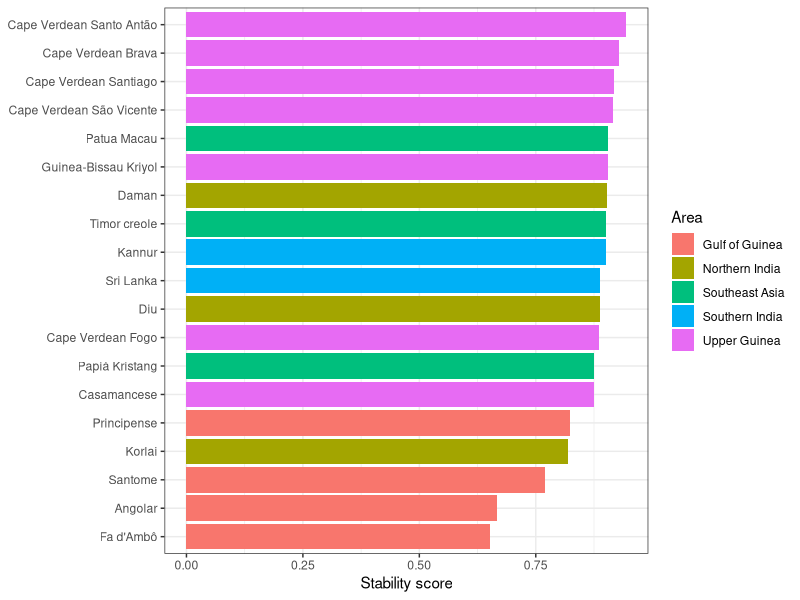
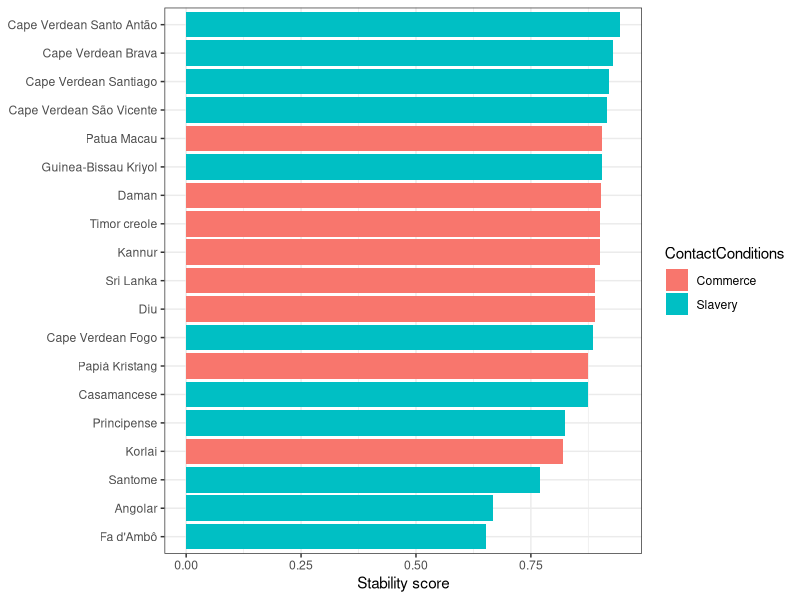
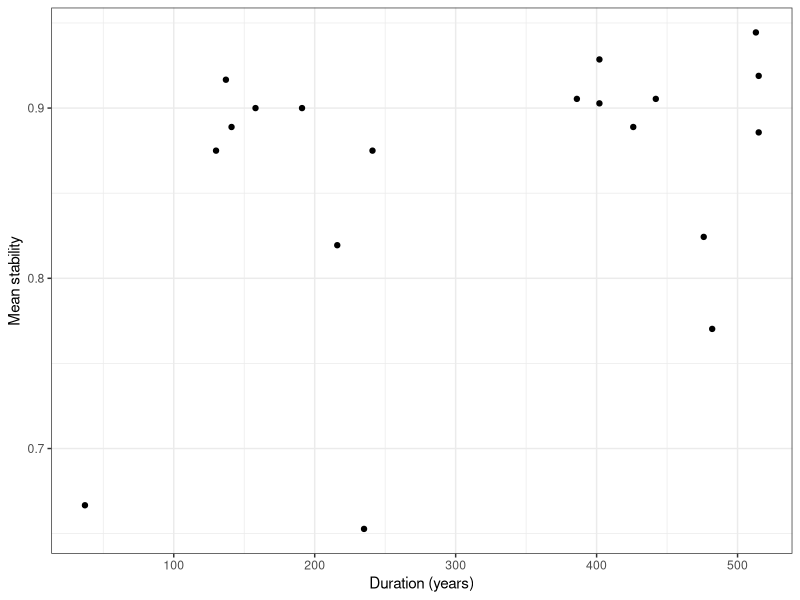
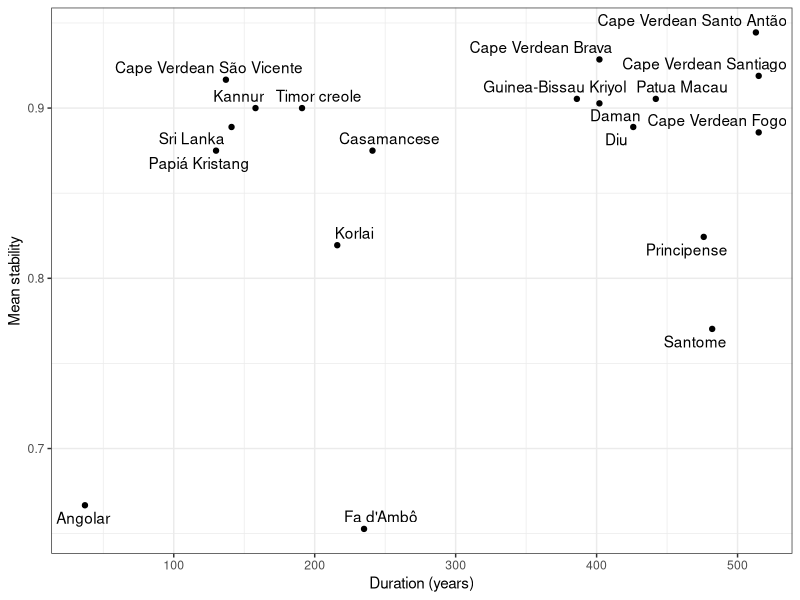
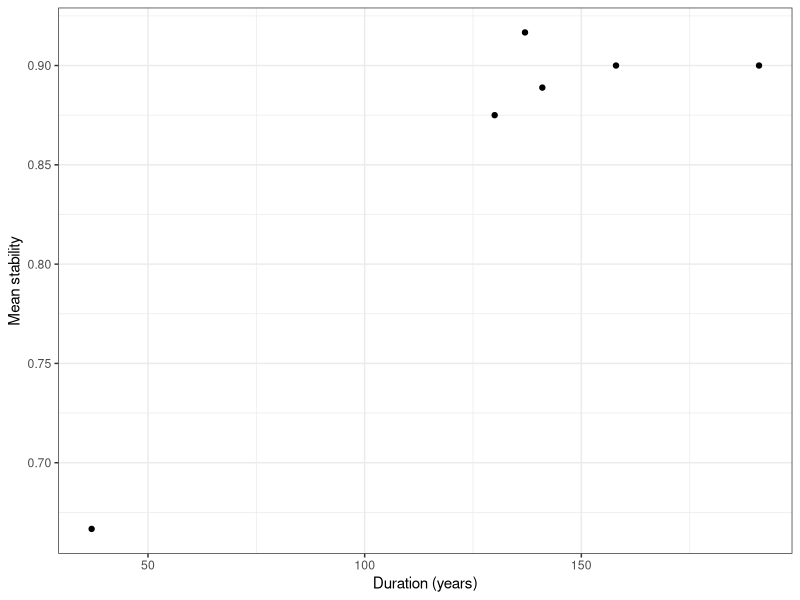
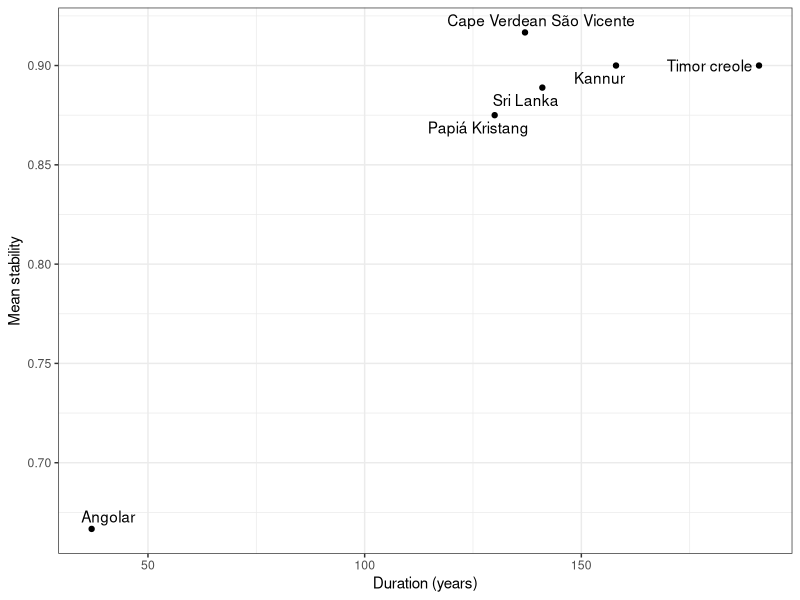
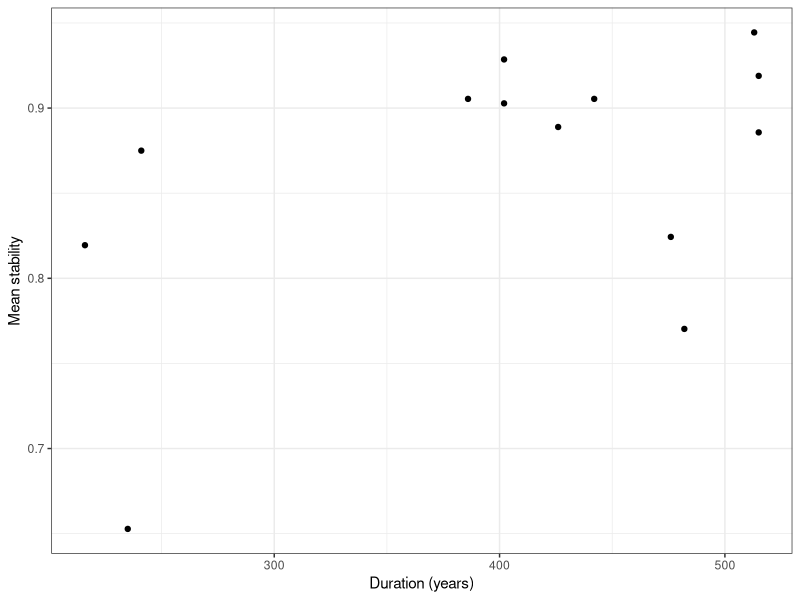
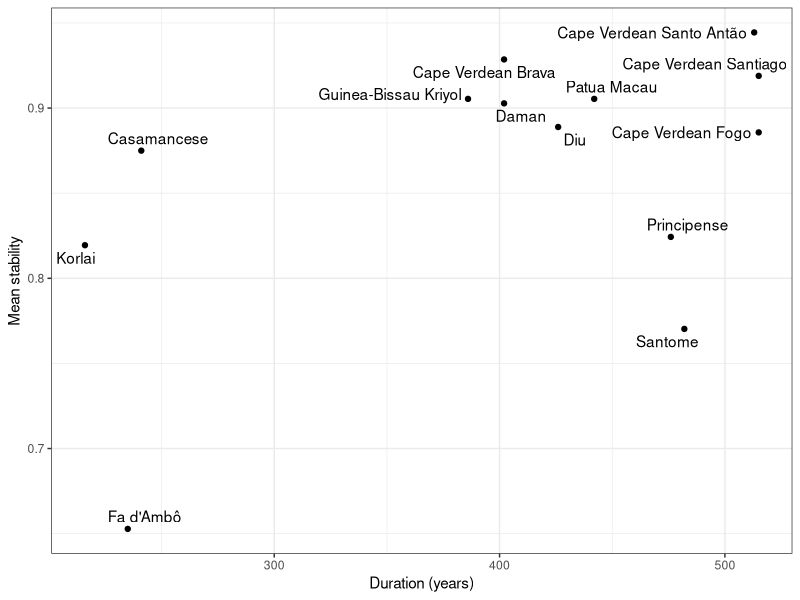

Write R code to recreate these figures, in order. (Note: this script raises an error after producing the figures.)
## ---- chunk 1
library(tidyverse)
library(knitr)
library(ggrepel)

# Set the theme for all figures
theme_set(theme_bw())
## ---- chunk 2
database <- read_csv("database.csv")
## ---- chunk 3
database %>%
  head() %>%
  kable()
## ---- chunk 4
database$duration <- database$`EndOfInfluence` - database$`FirstMajorSettlement`
## ---- chunk 5
database <- mutate(database, GlobalStability = (PlaceStability + MannerStability) / 2)
## ---- chunk 6
database <- database %>% 
  mutate(duration_group = ifelse(duration <= 200, "short", "long"))
## ---- chunk 7
database <- database %>% 
  mutate(categorical_stability = ifelse(PlaceStability == 1 & MannerStability == 1, "no manner/no place", NA))

database <- database %>% 
  mutate(categorical_stability = ifelse(PlaceStability == 1 & MannerStability == 0, "manner/no place", categorical_stability))

database <- database %>% 
  mutate(categorical_stability = ifelse(PlaceStability == 0 & MannerStability == 1, "no manner/place", categorical_stability))

database <- database %>% 
  mutate(categorical_stability = ifelse(PlaceStability == 0 & MannerStability == 0, "manner/place", categorical_stability))

table(database$categorical_stability)
## ---- chunk 8
creole_stability <- database %>%
  group_by(Language, Area, duration, duration_group, ContactConditions) %>%
  summarize(MeanStability = mean(GlobalStability, na.rm = TRUE))
## ---- chunk 9
ggplot(creole_stability) +
  geom_bar(aes(x = MeanStability, y = reorder(Language, MeanStability), fill = Area),
    stat = "identity", show.legend = TRUE) +
  theme(axis.title.y = element_blank()) +
  labs(x = "Stability score")
## ---- chunk 10
table(creole_stability$Area)
## ---- chunk 11
ggplot(creole_stability) +
  geom_bar(aes(x = MeanStability, y = reorder(Language, MeanStability), fill = ContactConditions),
    stat = "identity", show.legend = TRUE
  ) +
  theme(axis.title.y = element_blank()) +
  labs(x = "Stability score")
## ---- chunk 12
ggplot(creole_stability, aes(x = duration, y = MeanStability)) +
  geom_point() +
  xlab("Duration (years)") +
  ylab("Mean stability")
## ---- chunk 13
ggplot(creole_stability, aes(x = duration, y = MeanStability)) +
  geom_point() +
  geom_text_repel(aes(label = creole_stability$Language)) +
  xlab("Duration (years)") +
  ylab("Mean stability")
## ---- chunk 14
msd <- lm(MeanStability ~ duration, data = creole_stability)
summary(msd)
## ---- chunk 15
tmp_short <- creole_stability %>% filter(duration <= 200)
tmp_long <- creole_stability %>% filter(duration > 200)
## ---- chunk 16
ggplot(tmp_short, aes(x = duration, y = MeanStability)) +
  geom_point() +
  xlab("Duration (years)") +
  ylab("Mean stability")

ggplot(tmp_short, aes(x = duration, y = MeanStability)) +
  geom_point() +
  geom_text_repel(aes(label = tmp_short$Language)) +
  xlab("Duration (years)") +
  ylab("Mean stability")
## ---- chunk 17
ggplot(tmp_long, aes(x = duration, y = MeanStability)) +
  geom_point() +
  xlab("Duration (years)") +
  ylab("Mean stability")

ggplot(tmp_long, aes(x = duration, y = MeanStability)) +
  geom_point() +
  geom_text_repel(aes(label = tmp_long$Language)) +
  xlab("Duration (years)") +
  ylab("Mean stability")
## ---- chunk 18
msd <- lm(MeanStability ~ duration + duration_group * duration, data = creole_stability)
summary(msd)
## ---- chunk 19
ggplot(creole_stability, aes(x = duration, y = MeanStability, color = duration_group)) +
  geom_smooth(method = "lm") +
  geom_point() +
  xlab("Duration (years)") +
  ylab("Mean stability") +
  labs(color = "Duration group")
## ---- chunk 20
library(mgcv)
# Factorize duration_group
creole_stability$duration_group <- as.factor(creole_stability$duration_group)

# Model with an interaction between duration_group and duration
# (with maximum of cubic-spline fit)
msd.gam <- gam(MeanStability ~ duration_group + s(duration, k = 3) + s(duration, by = duration_group, k = 3), data = creole_stability)

summary(msd.gam)

plot(msd.gam, all.terms = T, shade = T, pages = 1)

qqnorm(resid(msd.gam))
qqline(resid(msd.gam))

msd.gam.trimmed <- gam(MeanStability ~ duration_group + s(duration, k = 3) + s(duration, by = duration_group, k = 3), data = creole_stability %>% filter(MeanStability > 0.7))

summary(msd.gam.trimmed)

plot(msd.gam.trimmed, sel = 1, shade = T, ylab = "Effect on mean stability", xlab = "Duration of influence", residuals = T, main = "Main effect of duration", cex = 5, pch = ".", col = "dodgerblue")
abline(h = 0, lty = 2, col = "red")

plot(msd.gam.trimmed, sel = 2, shade = T, ylab = "Effect on mean stability", xlab = "Duration of influence", main = "Long-term influence", col = "dodgerblue")
abline(h = 0, lty = 2, col = "red")

plot(msd.gam.trimmed, sel = 3, shade = T, ylab = "Effect on mean stability", xlab = "Duration of influence", main = "Short-term influence", col = "dodgerblue")
abline(h = 0, lty = 2, col = "red")

# (dotted lines indicate error)
plot(msd.gam.trimmed, all.terms = T, sel = 4, ylab = "Effect on mean stability", xlab = "Duration group", main = "Main effect of duration group")

# checking out the model performance
qqnorm(resid(msd.gam.trimmed))
qqline(resid(msd.gam.trimmed)) # meh
## ---- chunk 21
ggplot(database, aes(duration, MannerStability, colour = duration_group)) +
  geom_point() +
  geom_smooth(method = "lm") +
  facet_wrap(~Class) +
  xlab("Duration (years)") +
  ylab("Manner stability") +
  labs(color = "Duration")
## ---- chunk 22
ggplot(database, aes(duration, GlobalStability, colour = duration_group)) +
  geom_point() +
  geom_smooth() +
  facet_wrap(~Class) +
  xlab("Duration (years)") +
  ylab("Global stability") +
  labs(color = "Duration")
## ---- chunk 23
ggplot(database, aes(duration, PlaceStability, colour = duration_group)) +
  geom_point() +
  geom_smooth(method = "lm") +
  facet_wrap(~LexifierPhoneme) +
  xlab("Duration (years)") +
  ylab("Place stability") +
  labs(color = "Duration")
## ---- chunk 24
ggplot(database, aes(duration, MannerStability, colour = duration_group)) +
  geom_point() +
  geom_smooth() +
  facet_wrap(~LexifierPhoneme) +
  xlab("Duration (years)") +
  ylab("Mean stability") +
  labs(color = "Duration")
## ---- chunk 25
ggplot(database, aes(duration, GlobalStability, colour = duration_group)) +
  geom_point() +
  geom_smooth() +
  facet_wrap(~LexifierPhoneme) +
  xlab("Duration (years)") +
  ylab("Global stability") +
  labs(color = "Duration")
## ---- chunk 26
place_results <- database %>%
  group_by(LexifierPhoneme) %>%
  summarize(mplace = mean(PlaceStability, na.rm = TRUE))
manner_results <- database %>%
  group_by(LexifierPhoneme) %>%
  summarize(mmanner = mean(MannerStability, na.rm = TRUE))

consonant_stability <- left_join(place_results, manner_results, by = "LexifierPhoneme")

class <- c("nasal", "rhotic", "lateral", "fricative", "stop", "stop", "fricative", "stop", "stop", "lateral", "nasal", "nasal", "stop", "rhotic", "fricative", "stop", "affricate", "fricative", "fricative")

consonant_stability_class <- cbind(consonant_stability, class)
## ---- chunk 27
ggplot(consonant_stability, aes(y = mmanner, x = mplace)) +
  geom_point(position = "dodge", aes(color = class)) +
  geom_text_repel(aes(label = LexifierPhoneme), size = 4) +
  xlab("Mean stability (place of articulation)") +
  ylab("Mean stability (manner of articulation)") +
  labs(color = "Segment class")
# + theme(text = element_text(size=20))
## ---- chunk 28
consonant_global_stability <- mutate(consonant_stability_class, mglobal = (mmanner + mplace) / 2)

ggplot(consonant_global_stability) +
  geom_bar(aes(
    x = mglobal,
    y = reorder(LexifierPhoneme, mglobal),
    fill = class
  ), stat = "identity", show.legend = TRUE) +
  labs(x = "Stability score", y = "Phoneme", fill = "Manner")
## ---- chunk 29
# qplot(x = duration, y = MeanStability, data = consonant_global_stability, color = duration_group) +
#  geom_smooth(method = "lm")
## ---- chunk 30
library(lmerTest)

# Factorizing
mod.db <- database %>%
  as.data.frame() %>%
  mutate(
    categorical_stability = as.factor(categorical_stability),
    Lexifier = as.factor(Lexifier),
    CreolePhoneme = as.factor(CreolePhoneme),
    Language = as.factor(Language)
  )

# Remove singletons/doubletons
# goodies = names(table(mod.db$CreolePhoneme)>2)

# mod.db = mod.db %>%
#         filter(CreolePhoneme %in% goodies)
## ---- chunk 31
plot(mod.db$categorical_stability, mod.db$duration, notch = T)
## ---- chunk 32
table(mod.db$categorical_stability)

# Place stability
cat.mod.place <- glmer(PlaceStability ~ log(duration) + (1 | CreolePhoneme), data = mod.db, family = "binomial")

summary(cat.mod.place)

# Manner stability
cat.mod.manner <- glmer(MannerStability ~ log(duration) + (1 | CreolePhoneme), data = mod.db, family = "binomial")

summary(cat.mod.manner)

# Duration group
cat.mod.group <- glmer(as.factor(duration_group) ~ PlaceStability + MannerStability + (1 | CreolePhoneme), data = mod.db, family = "binomial", nAGQ = 0)

summary(cat.mod.group)
## ---- chunk 33
data_by_position <- database %>%
  select(Position, LexifierPhoneme, PlaceStability, MannerStability) %>%
  mutate(Position = tolower(Position))

data_by_position$PlaceStability <- as.numeric(data_by_position$PlaceStability)

data_by_position$MannerStability <- as.numeric(data_by_position$MannerStability)
## ---- chunk 34
position_stability <- mutate(data_by_position, GlobalStability = (PlaceStability + MannerStability) / 2)

position_results <- position_stability %>%
  group_by(LexifierPhoneme, Position) %>%
  summarize(m = mean(GlobalStability, na.rm = TRUE))
## ---- chunk 35
position_results$Position <- factor(position_results$Position, levels = c("word-initial", "word-medial", "word-final"))

ggplot(position_results, aes(x = LexifierPhoneme, y = m, fill = Position)) +
  geom_col(position = position_dodge2(width = 0.9, preserve = "single")) +
  theme(
    axis.title.x = element_blank(),
    axis.title.y = element_blank()
  ) +
  labs(x = "Lexifier phoneme", y = "Mean stability", fill = "Word position")
## ---- chunk 36
ggplot(position_results) +
  geom_bar(
    aes(
      x = m,
      y = reorder(LexifierPhoneme, m),
      fill = Position
    ),
    stat = "identity",
    show.legend = TRUE,
    position = "dodge2"
  ) +
  labs(x = "Stability score", y = "Phoneme", fill = "Word position")
## ---- chunk 37
position_results1 <- position_results %>% pivot_wider(names_from = Position, values_from = m)

different_position <- subset(position_results1, position_results1$`word-initial` != position_results1$`word-medial` | position_results1$`word-final` != position_results1$`word-medial`)

different_position_results <- different_position %>% pivot_longer(c(`word-initial`, `word-medial`, `word-final`), names_to = "Position", values_to = "m")

different_position_results$Position <- factor(different_position_results$Position, levels = c("word-initial", "word-medial", "word-final"))

ggplot(
  different_position_results,
  aes(x = LexifierPhoneme, y = m, fill = Position)
) +
  geom_col(position = position_dodge2(width = 0.9, preserve = "single")) +
  labs(x = "Lexifier phoneme", y = "Mean stability", fill = "Word position")
## ---- chunk 38
ggplot(different_position_results) +
  geom_bar(
    aes(
      x = m,
      y = reorder(LexifierPhoneme, m),
      fill = Position
    ),
    stat = "identity",
    show.legend = TRUE,
    position = "dodge2"
  ) +
  labs(x = "Stability score", y = "Phoneme", fill = "Word position")
## ---- chunk 39
m <- lm(MeanStability ~ ContactConditions, data = creole_stability)
summary(m)
## ---- chunk 40
ggplot(creole_stability, aes(x = ContactConditions, y = MeanStability, fill = ContactConditions)) +
  geom_smooth(method = "lm") +
  geom_violin() +
  xlab("Contact condition") +
  ylab("Mean stability") +
  guides(fill = "none")
## ---- chunk 41
m <- lm(MeanStability ~ duration + ContactConditions * duration, data = creole_stability)
summary(m)
## ---- chunk 42
ggplot(creole_stability, aes(x = duration, y = MeanStability, color = ContactConditions)) +
  geom_smooth(method = "lm") +
  geom_point() +
  xlab("Duration (years)") +
  ylab("Mean stability") +
  labs(color = "Contact conditions")
